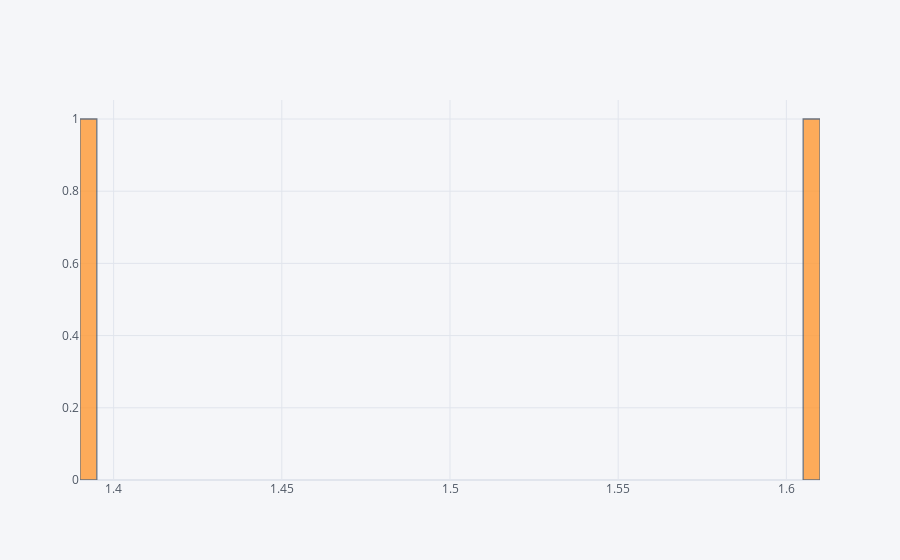

This figure's notebook cell:
### Code cell
print(df.groupby('gender')['dodrace'].mean().sort_values())
print()
df.groupby('gender')['dodrace'].mean().iplot(kind='histogram',subplots=True,bins=50)

### Figure 1 — Plotly figure (JSON) as saved in the notebook; plotly's stock layout.template omitted (floating-point values rounded to 4 significant figures)
{"data": [{"histfunc": "count", "histnorm": "", "marker": {"color": "rgba(255, 153, 51, 1.0)", "line": {"color": "#4D5663", "width": 1.3}}, "name": "dodrace", "nbinsx": 50, "opacity": 0.8, "orientation": "v", "type": "histogram", "x": [1.606, 1.39], "xaxis": "x", "yaxis": "y"}], "layout": {"barmode": "overlay", "legend": {"bgcolor": "#F5F6F9", "font": {"color": "#4D5663"}}, "paper_bgcolor": "#F5F6F9", "plot_bgcolor": "#F5F6F9", "title": {"font": {"color": "#4D5663"}}, "xaxis": {"anchor": "y", "domain": [0, 1], "gridcolor": "#E1E5ED", "showgrid": true, "tickfont": {"color": "#4D5663"}, "title": {"font": {"color": "#4D5663"}, "text": ""}, "zerolinecolor": "#E1E5ED"}, "yaxis": {"anchor": "x", "domain": [0, 1], "gridcolor": "#E1E5ED", "showgrid": true, "tickfont": {"color": "#4D5663"}, "title": {"font": {"color": "#4D5663"}, "text": ""}, "zerolinecolor": "#E1E5ED"}}}
